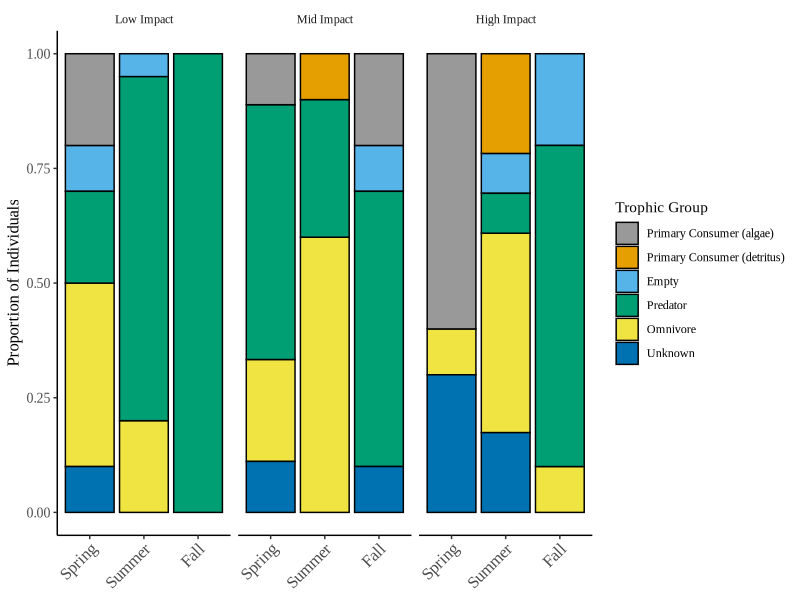
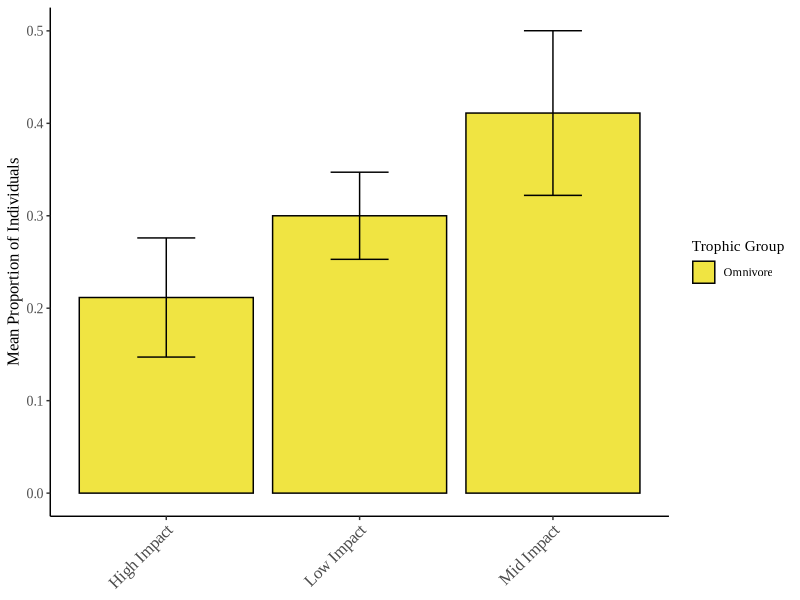
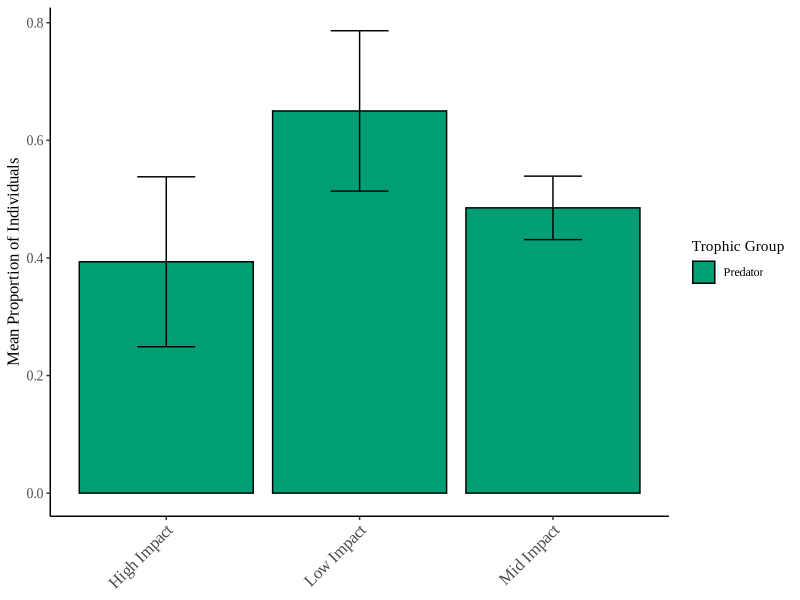
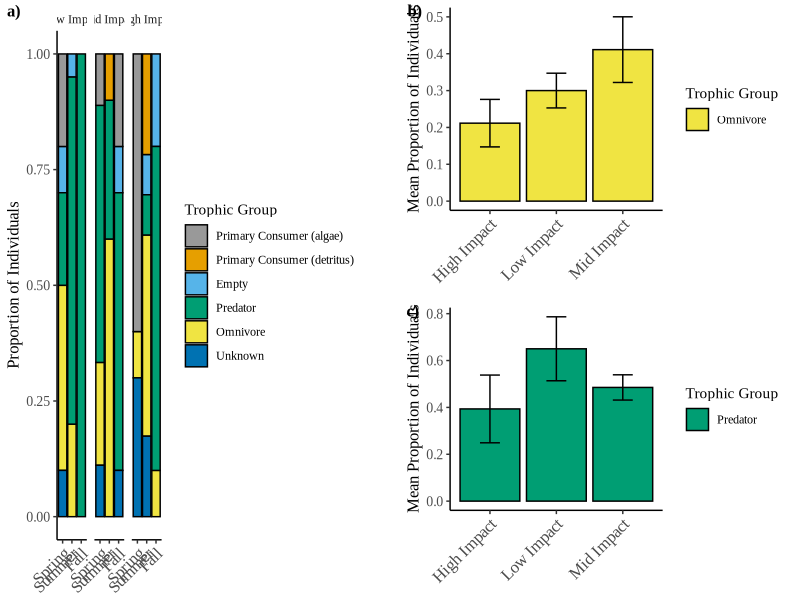
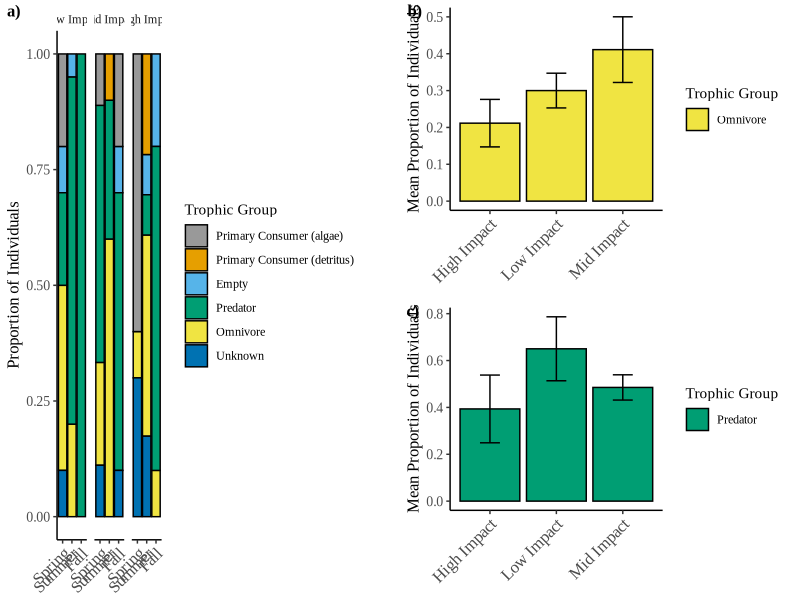

Write R code to recreate these figures, in order.
##Stomach Content Data for Seasonal Stream Food Webs -- Creating summary figure

##Load Packages -- 
library(tidyverse)
library(ggplot2)
library(ggpubr)

##1) Read in fish data and filter to creek chub w/ stomach content data
fish_meta_cc <- read.csv("data/fish_baseline_data.csv") %>%
  filter(Species_Code == "CC") %>%
  filter(!is.na(Stomach_Contents)) %>%
  select(Season, SiteCode, Species_Code, Sample_ID, Stomach_Contents)



##2) Add Trophic Group depending on stomach contents 
##Stomach content groups:
##Empty = empty
##Not taken = unknown
##Undetermined = unknown
##Algae = Algae
##Detritus = Detritus
##Insects = Insect (also: beetles, worms,)
##Fish = Fish
##Algae + insect = Omnivore (also: plant matter + insect)
##not including parasites as part of stomach contents
##brown goo? = Unknown

stomach_content_types <- as.data.frame(unique(fish_meta_cc$Stomach_Contents))

fish_meta_cc <- fish_meta_cc %>%
  mutate(stomach_content_group = case_when(
    startsWith(Stomach_Contents, "algae, insect") ~ "Omnivore",
    startsWith(Stomach_Contents, "insects, algae") ~ "Omnivore",
    startsWith(Stomach_Contents, "algae/bug") ~ "Omnivore",
    startsWith(Stomach_Contents, "plant matter/insect") ~ "Omnivore",
    startsWith(Stomach_Contents, "gastropod/algae") ~ "Omnivore",
    startsWith(Stomach_Contents, "detritus/insects") ~ "Omnivore",
    startsWith(Stomach_Contents, "detritus, insects") ~ "Omnivore",
    startsWith(Stomach_Contents, "detritus, fish, insects") ~ "Omnivore",
    startsWith(Stomach_Contents, "detritus/bug") ~ "Omnivore",
    startsWith(Stomach_Contents, "worms") ~ "Predator",
    grepl("empty", Stomach_Contents) ~ "Empty",
    grepl("not taken", Stomach_Contents) ~ "Unknown",
    grepl("unid", Stomach_Contents) ~ "Unknown",
    grepl("Unid", Stomach_Contents) ~ "Unknown",
    grepl("worm/algae", Stomach_Contents) ~ "Omnivore",
    startsWith(Stomach_Contents, "detritus") ~ "Primary Consumer (detritus)",
    startsWith(Stomach_Contents, "insect") ~ "Predator",
    startsWith(Stomach_Contents, "insects, algae") ~ "Omnivore",
    grepl("beetle", Stomach_Contents) ~ "Predator", 
    grepl("insects/worm", Stomach_Contents) ~ "Predator",
    startsWith(Stomach_Contents, "algae") ~ "Primary Consumer (algae)",
    grepl("UNK", Stomach_Contents) ~"Unknown",
    grepl("unknown", Stomach_Contents) ~"Unknown",
    grepl("damselfly", Stomach_Contents) ~"Predator",
    grepl("chironomid", Stomach_Contents) ~"Predator",
    grepl("brown goo", Stomach_Contents) ~ "Unknown"
  ))


##3) Calculate # of fish per group and total sample size (Table S4)
fish_per_cat <- fish_meta_cc %>%
  group_by(SiteCode, Season, stomach_content_group) %>%
  summarise(count = n())

sample_size <- fish_meta_cc %>%
  group_by(SiteCode, Season) %>%
  count()

##4) Calculate proportion of fish in each trophic groups
stomach_content_prop_function <- function(x){
  df_prep <- x
  n <- nrow(df_prep)
  df_prep_count <- df_prep %>%
    group_by(stomach_content_group) %>%
    summarise(count = n())
  prop <- df_prep_count$count/n
  prop <- as.data.frame(cbind(df_prep_count, prop)) 
  prop <- merge(df_prep, prop)
}

stomach_prop <- split(fish_meta_cc, paste0(fish_meta_cc$Season, fish_meta_cc$SiteCode)) %>%
  map(stomach_content_prop_function) %>%
  bind_rows() %>%
  select(Season, SiteCode, stomach_content_group, count, prop) %>%
  unique() %>%
  mutate(Site_Type = case_when(
    startsWith(SiteCode, "H") ~ "Low Impact",
    startsWith(SiteCode, "A") ~ "High Impact", 
    startsWith(SiteCode, "E") ~ "Mid Impact"
  ) )

##5) Calculate mean, SD and SE of omnivores and predators 
##calculate mean, sd, se of omnivores
stomach_prop_omni <- stomach_prop %>%
  ungroup() %>%
  filter(stomach_content_group == "Omnivore") %>%
  select(Site_Type, Season, stomach_content_group, prop) %>%
  group_by(Site_Type, stomach_content_group) %>%
  summarise_at(vars(prop), list(prop_mean = mean, prop_sd = sd)) %>%
  mutate(prop_se = prop_sd/3) ##sample size is 3 because have 3 seasons

##calculate mean, sd, se of predators
stomach_prop_insect <- stomach_prop %>%
  filter(stomach_content_group == "Predator") %>%
  select(Site_Type, Season, stomach_content_group, prop) %>%
  group_by(Site_Type, stomach_content_group) %>%
  summarise_at(vars(prop), list(prop_mean = mean, prop_sd = sd)) %>%
  mutate(prop_se = prop_sd/3) ##sample size is 3 because have 3 seasons
##calculate magnitude of difference between low and high impact proportion of predators
mag_diff_pred <- 0.6500000/0.2623188



##6) Create figure 3  ------------
##Plot seasonal trophic group proportions (Figure 3A)
##Prep dataframe to format properly
stomach_prop$Season <- ordered(stomach_prop$Season, 
                               levels = c("Spring", "Summer", "Fall"))

stomach_prop$Site_Type <- ordered(stomach_prop$Site_Type, 
                                  levels = c("Low Impact", "Mid Impact", "High Impact"))

stomach_prop$stomach_content_group <- ordered(stomach_prop$stomach_content_group, 
                                              levels = c("Primary Consumer (algae)", "Primary Consumer (detritus)", "Empty", "Predator", "Omnivore", "Unknown"))

stomach_content_prop_plot <- ggplot(stomach_prop, aes(x = Season, y = prop, fill = stomach_content_group)) +
  geom_col(position = "stack", colour = "black")  +
  theme_classic() +
  scale_fill_manual(values = c("#999999", "#E69F00", "#56B4E9", "#009E73","#F0E442", "#0072B2")) +
  facet_wrap(~Site_Type)+
  ylab("Proportion of Individuals") +
  labs(fill = "Trophic Group") +
  theme(axis.text.x = element_text(angle = 45, hjust = 1, size = 12),axis.text.y = element_text(size = 10),axis.title.y=element_text(size = 12), axis.title.x = element_blank(),  text = element_text(family = "Times New Roman"), strip.background = element_blank()) 
stomach_content_prop_plot

##Plot mean % omnivores and predators 
omni_prop_plot <- ggplot(stomach_prop_omni, aes(x = Site_Type, y = prop_mean, fill = stomach_content_group )) +
  geom_bar(stat = "identity", colour = "black") +
  geom_errorbar(aes(ymin = prop_mean - prop_se, ymax = prop_mean + prop_se), width = 0.3, position = position_dodge(width = 0.9)) +
  theme_classic() +
  scale_fill_manual(values = c("#F0E442")) +
  ylab("Mean Proportion of Individuals") +
  labs(fill = "Trophic Group") +
  theme(axis.text.x = element_text(angle = 45, hjust = 1, size = 12),axis.text.y = element_text(size = 10),axis.title.y=element_text(size = 12), axis.title.x = element_blank(),  text = element_text(family = "Times New Roman"), strip.background = element_blank()) 
omni_prop_plot

insect_prop_plot <- ggplot(stomach_prop_insect, aes(x = Site_Type, y = prop_mean, fill = stomach_content_group)) +
  geom_bar(stat = "identity", colour = "black") +
  geom_errorbar(aes(ymin = prop_mean - prop_se, ymax = prop_mean + prop_se), width = 0.3, position = position_dodge(width = 0.9)) +
  theme_classic() +
  scale_fill_manual(values = c("#009E73")) +
  ylab("Mean Proportion of Individuals") +
  labs(fill = "Trophic Group") +
  theme(axis.text.x = element_text(angle = 45, hjust = 1, size = 12),axis.text.y = element_text(size = 10),axis.title.y=element_text(size = 12), axis.title.x = element_blank(),  text = element_text(family = "Times New Roman"), strip.background = element_blank()) 
insect_prop_plot

##Create final figure 
stomach_content_fig <- ggarrange(stomach_content_prop_plot, 
                                 ggarrange(omni_prop_plot, insect_prop_plot, nrow = 2, labels = c("b)", "c)"), font.label = list(colour = "black", size = 12, family = "Times New Roman")),
                           ncol = 2,  labels = "a)",font.label = list(colour = "black", size = 12, family = "Times New Roman"))
stomach_content_fig

ggsave(stomach_content_fig, filename = "figures/Figure_3.png", device = "png")

##7)ANOVA and tukey ------------
##omnivores: 
omni <- stomach_prop %>%
  filter(stomach_content_group == "Omnivore") %>%
  ungroup() %>%
  select(SiteCode, Season, stomach_content_group, prop) %>%
  complete(SiteCode, Season, fill = list(prop=0))
o_aov <- aov(prop ~ SiteCode, omni)
summary(o_aov)
TukeyHSD(o_aov)

#predator:
pred <- stomach_prop %>%
  filter(stomach_content_group == "Predator") %>%
  ungroup() %>%
  select(SiteCode, Season, stomach_content_group, prop) %>%
  complete(SiteCode, Season,  fill = list(prop=0))
p_aov <- aov(prop ~ SiteCode, pred)
summary(p_aov)
TukeyHSD(p_aov)


